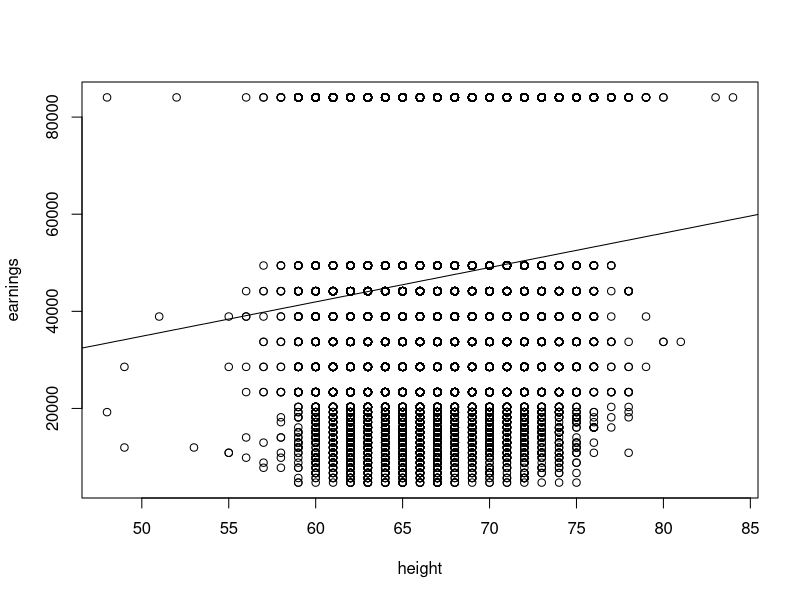

This figure's R source:
#' ---
#' title: Computer Project 1
#' author: Carmen Abans
#' ---


#' a) Use the read.cvs command to read the Earnings_and_Height.cvs data set into R. Use the attach command to attach the data set into R.
eah <- read.csv("Earnings_and_Height.csv")
attach(eah)


#' b) Print out an summary of the data set. In particular, find and report the sample average of the variables earnings, height and sex, respectively.
summary(eah)      # The summary shows the following information about the variables in eah data set: Min., 1st Qu., Median, Mean, 3rd Qu., Max
summary(earnings) 
summary(height)       
summary(sex)      # The sex is a dummy variable where: 1=Male, 0=Female

#' c) Run a regression of earnings on height. In particular, find and use a sentence to interpret the meaning of the regression coefficient of the variables height.
# Regression
ols <- lm(earnings ~ height)
summary(ols)
# We have got that the height has this coefficients:

#   Estimate    707.67      (β1) This means that when the height increases by 1 (one inch taller) the earnings increase by $707.67.
#                           the earnings increase by $707.67.

#   Std. Error  50.49       (standard error of β1) This means that the average distance that the observed values
#                           deviate from the regression line is 50.49 
#                           (The smaller the value, the closer our values are to the regression line)

#   t value     14.016      This is the coefficient divided by its standard error

#   Pr(>|t|)    <2e-16 ***  p-value

#' d) Plot a graph of earnings over height. e) On the graph, add a fitted line of the regression.
plot(earnings ~ height)     # Graph
abline(ols)                 # Fitted line

#' f) Suppose Alex is 65 inches; Bob is 67 inches; Chris is 70 inches tall. Based on the regression, predict their corresponding earnings.
# Alex (Method 1)
-512.73 + 707.67*65
# Bob (Method 2)
ols$coefficient[1] + ols$coefficient[2] * 67
# Chris(Method 3)
predict(ols, data.frame(height=70))

#' g) Find the R2 and SER from the regression in part (c). Use a sentence to interpret each of them.
summary(ols)
#     When we did the summary of the ols we got a residual standard error (SER) of $26780 and it is the measure
#     of the spread of the error term u.

#     We also got the R2 which it appears to be 0.01088. This means that approximately 1.08% of earnings are 
#     explained by the height.

#' h) Based on the regression in part (c), find the p-value of the variables height and perform a t-test.
summary(ols)
#     The summary of the ols shows that our p-value is smaller than 2.2e-16. 
#     If we do the t-test based on the p-value we get that the absolute value of the p-value is smaller than 1.96 
#     For that reason we reject the null (H0: β1=0). 
#     That means that β1!=0 so there is a relationship between height and earnings.

#' i) Based on the regression in part (c), use the confint command to calculate the Confidence Interval (CI) of the variables height. Does your CI give you the same t-test conclusion?
confint(ols)
# We've got that the CI = [608.7078, 806.6353]. Since 0 is out of the CI we also end up rejecting the null.
# This is to be expected as all three t-test methods are equivalent.

#' j) Run a regression of earnings on sex. For both the regression intercept and coefficient of the variables sex, use a sentence to interpret its meaning.
ols2<- lm(earnings ~ sex)
summary(ols2)
# We've got that Earnings = 45621 + 2838.8 x Male (as the sex variables are 1=Male, 0=Female).
# This means that men earn on average $2838.8 more than women.
# We can also see that the mean earnings of women is $45621.
# And if we want to know the mean earnings of men we just need to set the Male=1 which results in:
45621.0+2838.8
